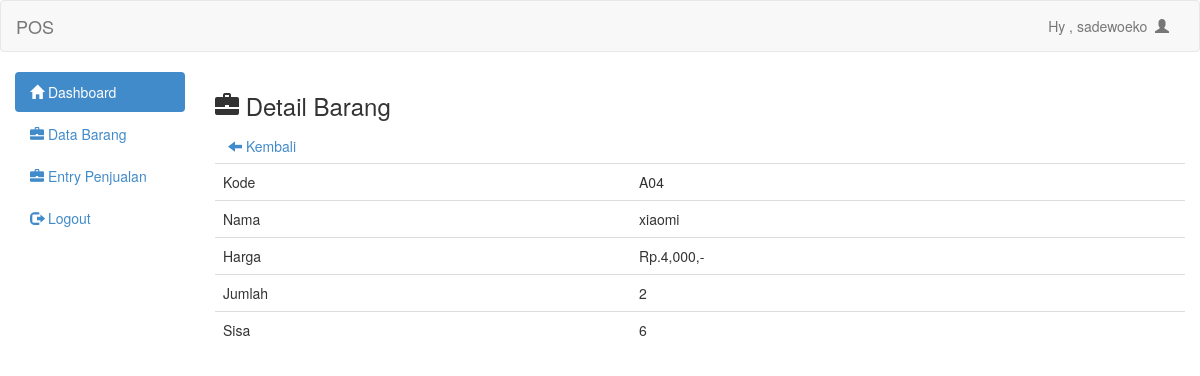
Page /admin/det_barang.php?id=39 (signed in) on the committed database.
### tables this page shows
CREATE TABLE `barang` (
  `id` int(11) NOT NULL,
  `kode` text NOT NULL,
  `nama` text NOT NULL,
  `harga` int(11) NOT NULL,
  `jumlah` int(11) NOT NULL,
  `sisa` int(11) NOT NULL
);

### admin/det_barang.php (the view)
<?php
include 'header.php';
?>
<h3><span class="glyphicon glyphicon-briefcase"></span>  Detail Barang</h3>
<a class="btn" href="barang.php"><span class="glyphicon glyphicon-arrow-left"></span>  Kembali</a>
<?php
$id_brg=mysqli_real_escape_string($conn,$_GET['id']);
$det=mysqli_query($conn, "select * from barang where id='$id_brg'")or die(mysqli_error());
while($d=mysqli_fetch_array($det)){
	?>
	<table class="table">
		<tr>
			<td>Kode</td>
			<td><?php echo $d['kode'] ?></td>
		</tr>
		<tr>
			<td>Nama</td>
			<td><?php echo $d['nama'] ?></td>
		</tr>
		<tr>
			<td>Harga</td>
			<td>Rp.<?php echo number_format($d['harga']) ?>,-</td>
		</tr>
		<tr>
			<td>Jumlah</td>
			<td><?php echo $d['jumlah'] ?></td>
		</tr>
		<tr>
			<td>Sisa</td>
			<td><?php echo $d['sisa'] ?></td>
		</tr>
	</table>
	<?php
}
?>
<?php include 'footer.php'; ?>

### rows in the picture
barang: kode "A04", nama "xiaomi", harga "4,000", jumlah "2", sisa "6"

### other values in the picture
$_SESSION['uname'] "sadewoeko"
